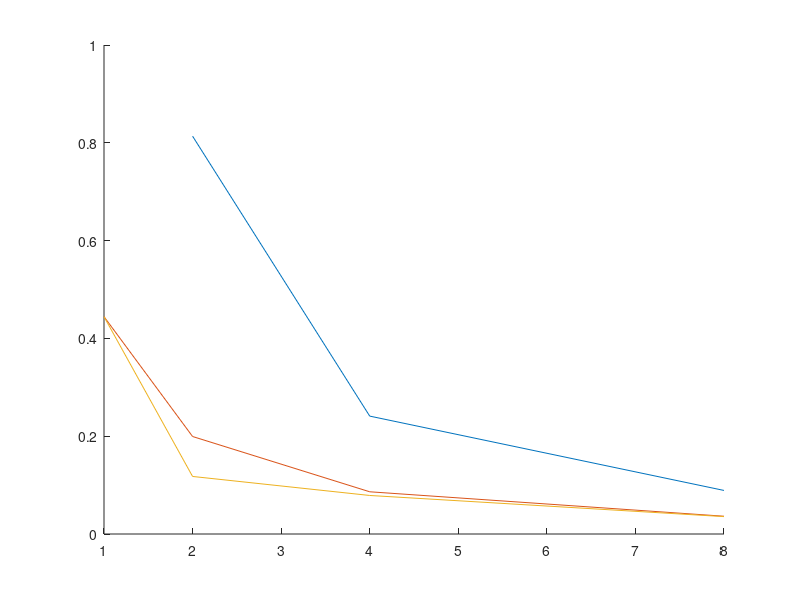

Source code (MATLAB): (Note: this script raises an error after producing the figure.)
%% Numerical Integration: Lab 10
%%%
% *Gwen Zapata*
%%%
% *ISC4220C*
%%

%% $$ sqrt(t) log(t) $$
clear

i = @(t) sqrt(t) .* log(t);
exact = -4/9;

%%%
% Calculate the trapezoidal rule integrals with ns of 1, 2, 4, and 8.
xs = [0,1]; ys = i(xs); ys(1) = 0;
approx(1) = trapz(xs,ys); % n of 1

xs = linspace(0,1,3); ys = i(xs); ys(1) = 0;
approx(2) = trapz(xs,ys); % n of 2

xs = linspace(0,1,5); ys = i(xs); ys(1) = 0;
approx(3) = trapz(xs,ys); % n of 4

xs = linspace(0,1,9); ys = i(xs); ys(1) = 0;
approx(4) = trapz(xs,ys); % n of 8

%%%
% Calculate the error using the known exact integral, and plot the error
% to evaluate the trapezoidal rule's convergence properties.

ns = [1,2,4,8];
aerr = abs(approx -  exact);
rerr = aerr ./ abs(approx);

figure(1);
hold on;
plot(ns, rerr, ns,aerr);

%%%
% Calculate the integral with romberg successive refinement to get the most
% refined answer given the values already calculated, and compare with full
% romberg function.

% refinement on approximations
for m = numel(approx):-1:2
    d = 4^(m-1);
    approx(m) = (d*approx(m) - approx(m-1)) / (d-1);
end

fprintf('The refined estimate is %g ',approx(4));
fprintf('with error value of: %g\n', abs(approx(4)-exact));
plot(ns,abs(approx-exact));

% Because the integral is undefined at 0, the answer will have extra error 
% as the routine must start near 0 instead of at 0.
n = 10539; % The number of iterations required to converge
[I, Is, c, n] = romberg(i,0.0000000000000001,1,1e-10,n);

if c, fprintf('Romberg converged on %g with %g iterations\n',I,n); end

title('Integration error with trapezoidal rule for sqrt(t)log(t)');
xlabel('n');
ylabel('error');
legend('relative error','absolute error','romberg refined');
hold off;

%% $$ erf $$ & $$ exp(-x^2) $$
clear

%%%
% Implement the function we hope to integrate, caclulate the exact
% integral, and estimate the integral with simpson's rule and Gauss
% Quadrature.

i = @(t) exp(-t.^2);
exact = sqrt(pi)/2 * erf(2);

I1 = simpson(i,0,2);
I2 = gaussQuad(i,0,2);

%%%
% Compare Simpson's 1/3 rule and Gauss Quadrature with 4 segments in each
% method.

figure(2);
hold on;

plot(4,abs(I1-exact),'b*',4,abs(I2-exact),'r*');
text(4.05,abs(I1-exact), ['absolute error = ' num2str(I1-exact)]);
text(4.05,abs(I2-exact), ['absolute error = ' num2str(I2-exact)]);
axis([3.5 5 -0.1, 0.3]);

title('Integration error, Simpson''s 1/3 rule vs Gauss Quadrature');
xlabel('n');
ylabel('error');
legend('simpson''s rule','Gauss Quadrature');
hold off;
